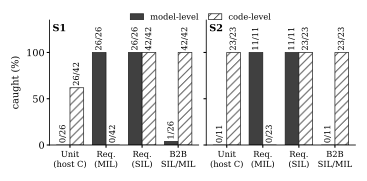

This chart was generated by the following Python code:
"""Fig. suite: E1 field-relevant mutants caught by each test suite, split by mutant class (exploratory).

Reads testbed/e1_decompose.json (written by testbed/e1_decompose.py from the frozen E1 records; no new run).
Writes manuscript/figs/fig_suite.pdf. Bars: share caught, with the count "k/n" above each bar.
Run: wsl -- /root/venvs/cicd/bin/python /mnt/d/artigos/CICD/manuscript/figs/fig_suite.py
"""
import json
from pathlib import Path

import matplotlib
matplotlib.use("Agg")
import matplotlib.pyplot as plt

ROOT = Path(__file__).resolve().parents[2]
D = json.loads((ROOT / "testbed" / "e1_decompose.json").read_text())
SUBJ = [("soc", "S1"), ("fuel", "S2")]
ARMS = [("unit_suite@host", "Unit\n(host C)"), ("req@model (MIL)", "Req.\n(MIL)"),
        ("req@host (SIL)", "Req.\n(SIL)"), ("b2b host-vs-model", "B2B\nSIL/MIL")]
CLS = [("model", "model-level", "0.25", None), ("code", "code-level", "white", "////")]

plt.rcParams.update({"font.family": "serif", "font.size": 7, "axes.linewidth": 0.6,
                     "pdf.fonttype": 42, "hatch.linewidth": 0.5})
fig, axes = plt.subplots(1, 2, figsize=(3.5, 1.55), sharey=True)
w = 0.38
for ax, (s, lab) in zip(axes, SUBJ):
    for j, (cls, cname, col, hatch) in enumerate(CLS):
        n = D[s][cls]["n"]
        for i, (key, _) in enumerate(ARMS):
            k = D[s][cls][key]
            x = i + (j - 0.5) * w
            ax.bar(x, 100 * k / n, w, color=col, edgecolor="0.1", lw=0.5, hatch=hatch,
                   label=f"{cname}" if i == 0 else None)
            ax.text(x, 100 * k / n + 2, f"{k}/{n}", ha="center", va="bottom", fontsize=6, rotation=90)
    ax.set_xticks(range(len(ARMS)))
    ax.set_xticklabels([a[1] for a in ARMS], fontsize=6)
    ax.set_ylim(0, 135)
    ax.set_yticks([0, 50, 100])
    ax.tick_params(length=2, pad=1.5)
    ax.text(0.02, 0.97, lab, transform=ax.transAxes, fontsize=7, va="top", fontweight="bold")
    for sp in ("top", "right"):
        ax.spines[sp].set_visible(False)
axes[0].set_ylabel("caught (%)")
h, l = axes[0].get_legend_handles_labels()
fig.legend(h, l, ncol=2, fontsize=6, frameon=False, loc="upper center", bbox_to_anchor=(0.55, 1.08),
           handlelength=1.6, columnspacing=1.2)
fig.tight_layout(pad=0.2, w_pad=0.5)
out = Path(__file__).with_name("fig_suite.pdf")
fig.savefig(out, bbox_inches="tight")
print("wrote", out)
